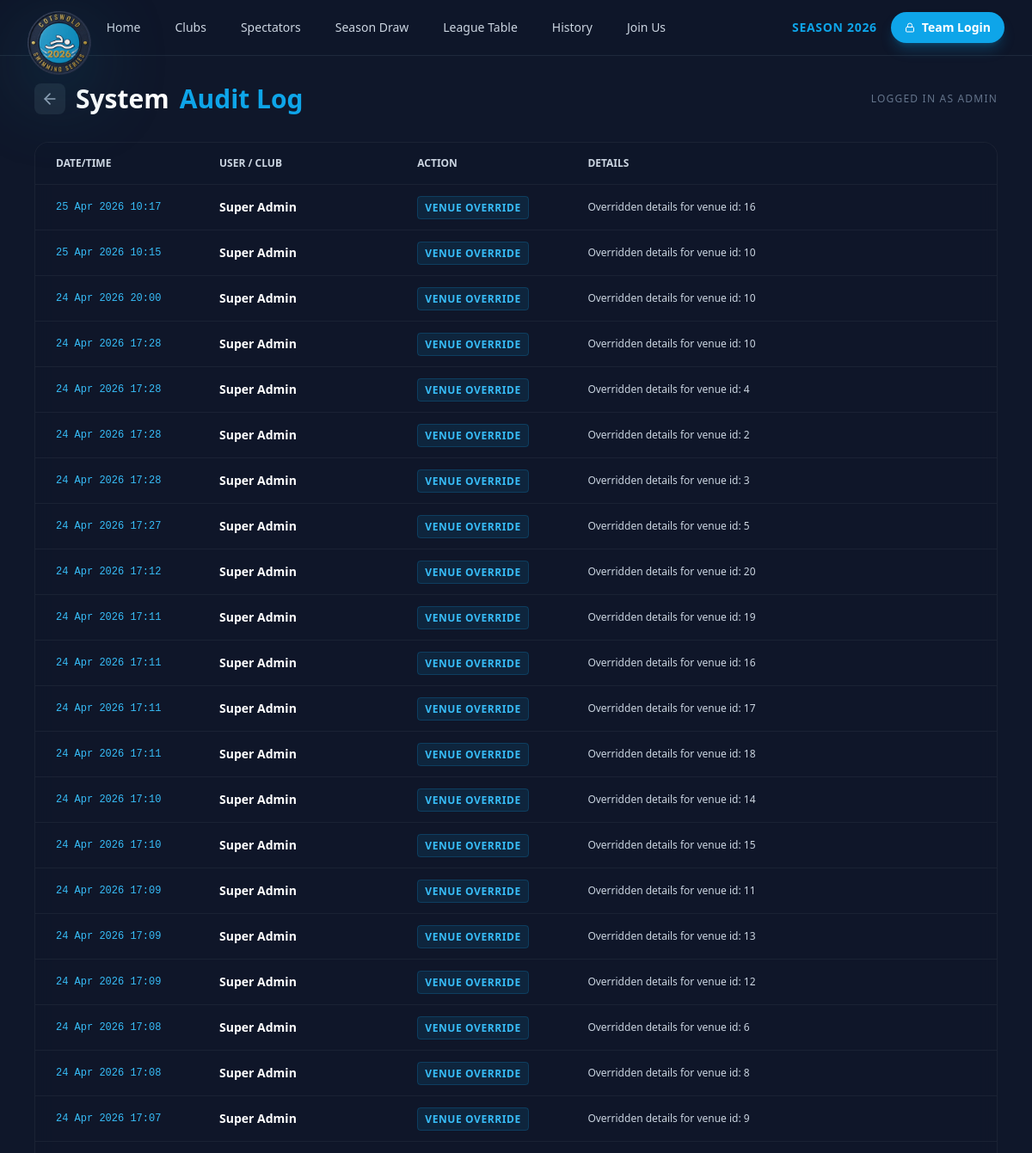
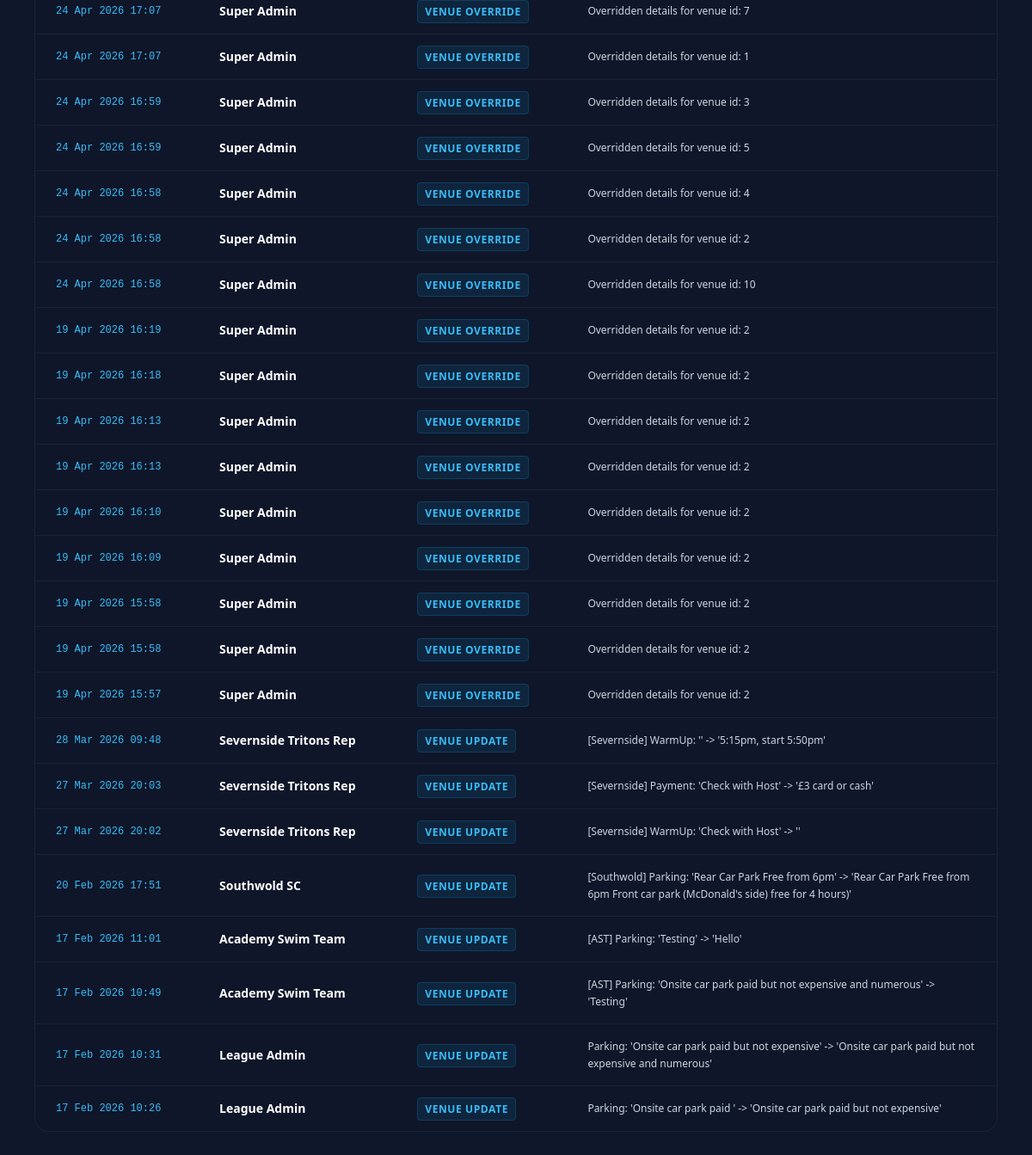
The page /audit_log.php (signed in) on the database its author committed (2 pictures, top to bottom).
### tables this page shows
CREATE TABLE `audit_log` (
  `id` int(11) NOT NULL AUTO_INCREMENT,
  `club_name` varchar(100) NOT NULL,
  `action` varchar(255) NOT NULL,
  `change_details` text NOT NULL,
  `timestamp` datetime DEFAULT current_timestamp(),
  PRIMARY KEY (`id`)
);

### db.php (called while the page is built, shortened)
<?php
function cotswold_config_value(string $key, string $default = ''): string
{
    return $default;
}
$servername = cotswold_config_value('COTSWOLD_DB_HOST', 'localhost');
$username = cotswold_config_value('COTSWOLD_DB_USER', 'root');
$password = cotswold_config_value('COTSWOLD_DB_PASS', '');
$dbname = cotswold_config_value('COTSWOLD_DB_NAME', 'cotswold_league');
try {
    $conn = new mysqli($servername, $username, $password, $dbname);
} catch (mysqli_sql_exception $e) {
    error_log('Database connection failed: ' . $e->getMessage());
    http_response_code(503);
    die('Service temporarily unavailable.');
}
$conn->query("CREATE TABLE IF NOT EXISTS global_settings (
    setting_key VARCHAR(50) PRIMARY KEY,
    setting_value VARCHAR(255) NOT NULL
) ENGINE=InnoDB DEFAULT CHARSET=utf8mb4");
$conn->query("INSERT IGNORE INTO global_settings (setting_key, setting_value) VALUES ('current_season_year', '2026')");
$season_query = $conn->query("SELECT setting_value FROM global_settings WHERE setting_key = 'current_season_year'");
if ($season_query && $row = $season_query->fetch_assoc()) {
    $current_season_year = (int)$row['setting_value'];
} else {
    $current_season_year = 2026;
}
?>

### audit_log.php (the view, shortened to what this page needs)
<?php
include 'db.php';
$logs = [];
$sql = "SELECT * FROM audit_log ORDER BY timestamp DESC";
$result = $conn->query($sql);
if ($result && $result->num_rows > 0) {
    while($row = $result->fetch_assoc()) {
        $logs[] = $row;
    }
}
?>
<!DOCTYPE html>
<html lang="en">
<head>
    <script src="https://cdn.tailwindcss.com"></script>
</head>
<body class="text-white font-sans min-h-screen flex flex-col">
    <?php include 'nav.php'; ?>
    <div class="max-w-6xl mx-auto w-full px-4 py-8 flex-grow">
        <div class="flex items-center justify-between mb-8">
            <h1 class="text-3xl font-bold flex items-center gap-3">
                <a href="admin.php" class="p-2 bg-slate-800 rounded-lg hover:bg-slate-700 transition-colors">
                    <i data-lucide="arrow-left" class="w-5 h-5 text-slate-400"></i>
                </a>
                System <span class="text-sky-500">Audit Log</span>
            </h1>
            <div class="text-end">
                 <p class="text-xs text-slate-500 uppercase tracking-widest">Logged in as Admin</p>
            </div>
        </div>
        <div class="glass-panel rounded-2xl overflow-hidden border border-white/5">
            <div class="overflow-x-auto">
                <table class="w-full text-left text-sm text-slate-400">
                    <thead class="bg-slate-900/50 text-xs uppercase text-slate-300 font-bold border-b border-white/5">
                        <tr>
                            <th class="px-6 py-4">Date/Time</th>
                            <th class="px-6 py-4">User / Club</th>
                            <th class="px-6 py-4">Action</th>
                            <th class="px-6 py-4">Details</th>
                        </tr>
                    </thead>
                    <tbody class="divide-y divide-white/5">
                        <?php if (empty($logs)): ?>
                            <tr>
                                <td colspan="4" class="px-6 py-8 text-center text-slate-500">No activity recorded yet.</td>
                            </tr>
                        <?php else: ?>
                            <?php foreach ($logs as $log): ?>
                                <tr class="hover:bg-white/5 transition-colors">
                                    <td class="px-6 py-4 whitespace-nowrap font-mono text-xs text-sky-400">
                                        <?php echo date('d M Y H:i', strtotime($log['timestamp'])); ?>
                                    </td>
                                    <td class="px-6 py-4 font-bold text-white">
                                        <?php echo htmlspecialchars($log['club_name']); ?>
                                    </td>
                                    <td class="px-6 py-4">
                                        <span class="bg-sky-500/10 text-sky-400 px-2 py-1 rounded text-xs font-bold uppercase tracking-wider border border-sky-500/20">
                                            <?php echo htmlspecialchars($log['action']); ?>
                                        </span>
                                    </td>
                                    <td class="px-6 py-4 text-slate-300 text-xs leading-relaxed max-w-md">
                                        <?php echo htmlspecialchars($log['change_details']); ?>
                                    </td>
                                </tr>
                            <?php endforeach; ?>
                        <?php endif; ?>
                    </tbody>
                </table>
            </div>
        </div>
    </div>
</body>
</html>

### nav.php (shortened to what this page needs)
<?php
$currentScript = basename($_SERVER['SCRIPT_NAME'] ?? '');
$enableLogoFlair = $currentScript !== 'index.php';
$navSeasonYear = isset($current_season_year) ? (int)$current_season_year : 2026;
?>
<nav class="border-b border-slate-800 bg-slate-900/95 backdrop-blur-md sticky top-0 z-50 print:hidden">
    <div class="max-w-7xl mx-auto px-4 sm:px-6 lg:px-8">
        <div class="flex items-center justify-between h-16">
            <div class="flex items-center">
                <a href="index" class="league-logo-link<?php echo $enableLogoFlair ? ' league-logo-fx' : ''; ?>">
                    <img class="h-10 w-auto league-logo-img" src="images/league-logo.svg" alt="Cotswold League">
                </a>
                <div class="hidden md:block">
                    <div class="ml-10 flex items-baseline space-x-4">
                        <a href="index"
                            class="text-slate-300 hover:text-white px-3 py-2 rounded-md text-sm font-medium transition-colors">Home</a>
                        <a href="clubs"
                            class="text-slate-300 hover:text-white px-3 py-2 rounded-md text-sm font-medium transition-colors">Clubs</a>
                        <a href="spectators"
                            class="text-slate-300 hover:text-white px-3 py-2 rounded-md text-sm font-medium transition-colors">Spectators</a>
                        <a href="season-draw"
                            class="text-slate-300 hover:text-white px-3 py-2 rounded-md text-sm font-medium transition-colors">Season Draw</a>
                        <a href="table"
                            class="text-slate-300 hover:text-white px-3 py-2 rounded-md text-sm font-medium transition-colors">League
                            Table</a>
                        <a href="history"
                            class="text-slate-300 hover:text-white px-3 py-2 rounded-md text-sm font-medium transition-colors">History</a>
                        <a href="join"
                            class="text-slate-300 hover:text-white px-3 py-2 rounded-md text-sm font-medium transition-colors">Join
                            Us</a>
                    </div>
                </div>
            </div>
            <div class="flex items-center gap-4">
                <div class="hidden sm:block text-sky-500 font-bold text-sm tracking-wider uppercase">Season <?php echo $navSeasonYear; ?></div>
                <a href="admin"
                    class="hidden md:inline-flex items-center gap-2 rounded-full bg-sky-500 px-4 py-2 text-sm font-semibold text-white shadow-lg shadow-sky-500/25 transition-all hover:bg-sky-400 hover:shadow-sky-400/30 hover:-translate-y-0.5 focus:outline-none focus:ring-2 focus:ring-sky-300 focus:ring-offset-2 focus:ring-offset-slate-900">
                    <i data-lucide="lock" class="w-3 h-3"></i> Team Login
                </a>
            </div>
        </div>
    </div>
</nav>

### audit_log.php (style rules this page uses)
body { background-color: #0f172a; }
.glass-panel { background: rgba(15, 23, 42, 0.8); -webkit-backdrop-filter: blur(12px); backdrop-filter: blur(12px); border: 1px solid rgba(255, 255, 255, 0.05); }

### nav.php (style rules this page uses)
.league-logo-link { display: inline-flex; align-items: center; }
.league-logo-fx .league-logo-img { transform-origin: left center; transition: transform 550ms cubic-bezier(0.22, 1, 0.36, 1), filter 350ms ease; will-change: transform, filter; }
.league-logo-fx:not(.is-compact) .league-logo-img { transform: translateY(18px) scale(1.85); filter: drop-shadow(0 12px 24px rgba(14, 116, 144, 0.35)); }

### rows shown on the page
audit_log: timestamp "25 Apr 2026 10:17", club_name "Super Admin", action "VENUE OVERRIDE", change_details "Overridden details for venue id: 16"
audit_log: timestamp "25 Apr 2026 10:15", club_name "Super Admin", action "VENUE OVERRIDE", change_details "Overridden details for venue id: 10"
audit_log: timestamp "24 Apr 2026 20:00", club_name "Super Admin", action "VENUE OVERRIDE", change_details "Overridden details for venue id: 10"
audit_log: timestamp "24 Apr 2026 17:28", club_name "Super Admin", action "VENUE OVERRIDE", change_details "Overridden details for venue id: 10"
audit_log: timestamp "24 Apr 2026 17:28", club_name "Super Admin", action "VENUE OVERRIDE", change_details "Overridden details for venue id: 4"
audit_log: timestamp "24 Apr 2026 17:28", club_name "Super Admin", action "VENUE OVERRIDE", change_details "Overridden details for venue id: 2"
audit_log: timestamp "24 Apr 2026 17:28", club_name "Super Admin", action "VENUE OVERRIDE", change_details "Overridden details for venue id: 3"
audit_log: timestamp "24 Apr 2026 17:27", club_name "Super Admin", action "VENUE OVERRIDE", change_details "Overridden details for venue id: 5"
audit_log: timestamp "24 Apr 2026 17:12", club_name "Super Admin", action "VENUE OVERRIDE", change_details "Overridden details for venue id: 20"
audit_log: timestamp "24 Apr 2026 17:11", club_name "Super Admin", action "VENUE OVERRIDE", change_details "Overridden details for venue id: 19"
audit_log: timestamp "24 Apr 2026 17:11", club_name "Super Admin", action "VENUE OVERRIDE", change_details "Overridden details for venue id: 16"
audit_log: timestamp "24 Apr 2026 17:11", club_name "Super Admin", action "VENUE OVERRIDE", change_details "Overridden details for venue id: 17"
audit_log: timestamp "24 Apr 2026 17:11", club_name "Super Admin", action "VENUE OVERRIDE", change_details "Overridden details for venue id: 18"
audit_log: timestamp "24 Apr 2026 17:10", club_name "Super Admin", action "VENUE OVERRIDE", change_details "Overridden details for venue id: 14"
audit_log: timestamp "24 Apr 2026 17:10", club_name "Super Admin", action "VENUE OVERRIDE", change_details "Overridden details for venue id: 15"
audit_log: timestamp "24 Apr 2026 17:09", club_name "Super Admin", action "VENUE OVERRIDE", change_details "Overridden details for venue id: 11"
audit_log: timestamp "24 Apr 2026 17:09", club_name "Super Admin", action "VENUE OVERRIDE", change_details "Overridden details for venue id: 13"
audit_log: timestamp "24 Apr 2026 17:09", club_name "Super Admin", action "VENUE OVERRIDE", change_details "Overridden details for venue id: 12"
audit_log: timestamp "24 Apr 2026 17:08", club_name "Super Admin", action "VENUE OVERRIDE", change_details "Overridden details for venue id: 6"
audit_log: timestamp "24 Apr 2026 17:08", club_name "Super Admin", action "VENUE OVERRIDE", change_details "Overridden details for venue id: 8"
audit_log: timestamp "24 Apr 2026 17:07", club_name "Super Admin", action "VENUE OVERRIDE", change_details "Overridden details for venue id: 9"
audit_log: timestamp "24 Apr 2026 17:07", club_name "Super Admin", action "VENUE OVERRIDE", change_details "Overridden details for venue id: 7"
audit_log: timestamp "24 Apr 2026 17:07", club_name "Super Admin", action "VENUE OVERRIDE", change_details "Overridden details for venue id: 1"
audit_log: timestamp "24 Apr 2026 16:59", club_name "Super Admin", action "VENUE OVERRIDE", change_details "Overridden details for venue id: 3"
audit_log: timestamp "24 Apr 2026 16:59", club_name "Super Admin", action "VENUE OVERRIDE", change_details "Overridden details for venue id: 5"
audit_log: timestamp "24 Apr 2026 16:58", club_name "Super Admin", action "VENUE OVERRIDE", change_details "Overridden details for venue id: 4"
audit_log: timestamp "24 Apr 2026 16:58", club_name "Super Admin", action "VENUE OVERRIDE", change_details "Overridden details for venue id: 2"
audit_log: timestamp "24 Apr 2026 16:58", club_name "Super Admin", action "VENUE OVERRIDE", change_details "Overridden details for venue id: 10"
audit_log: timestamp "19 Apr 2026 16:19", club_name "Super Admin", action "VENUE OVERRIDE", change_details "Overridden details for venue id: 2"
audit_log: timestamp "19 Apr 2026 16:18", club_name "Super Admin", action "VENUE OVERRIDE", change_details "Overridden details for venue id: 2"
audit_log: timestamp "19 Apr 2026 16:13", club_name "Super Admin", action "VENUE OVERRIDE", change_details "Overridden details for venue id: 2"
audit_log: timestamp "19 Apr 2026 16:13", club_name "Super Admin", action "VENUE OVERRIDE", change_details "Overridden details for venue id: 2"
audit_log: timestamp "19 Apr 2026 16:10", club_name "Super Admin", action "VENUE OVERRIDE", change_details "Overridden details for venue id: 2"
audit_log: timestamp "19 Apr 2026 16:09", club_name "Super Admin", action "VENUE OVERRIDE", change_details "Overridden details for venue id: 2"
audit_log: timestamp "19 Apr 2026 15:58", club_name "Super Admin", action "VENUE OVERRIDE", change_details "Overridden details for venue id: 2"
audit_log: timestamp "19 Apr 2026 15:58", club_name "Super Admin", action "VENUE OVERRIDE", change_details "Overridden details for venue id: 2"
audit_log: timestamp "19 Apr 2026 15:57", club_name "Super Admin", action "VENUE OVERRIDE", change_details "Overridden details for venue id: 2"
audit_log: timestamp "28 Mar 2026 09:48", club_name "Severnside Tritons Rep", action "VENUE UPDATE", change_details "[Severnside] WarmUp: '' -> '5:15pm, start 5:50pm'"
audit_log: timestamp "27 Mar 2026 20:03", club_name "Severnside Tritons Rep", action "VENUE UPDATE", change_details "[Severnside] Payment: 'Check with Host' -> '£3 card or cash'"
audit_log: timestamp "27 Mar 2026 20:02", club_name "Severnside Tritons Rep", action "VENUE UPDATE", change_details "[Severnside] WarmUp: 'Check with Host' -> ''"
audit_log: timestamp "20 Feb 2026 17:51", club_name "Southwold SC", action "VENUE UPDATE", change_details "[Southwold] Parking: 'Rear Car Park Free from 6pm' -> 'Rear Car Park Free from 6pm Front car park (McDonald's side) free for 4 hours)'"
audit_log: timestamp "17 Feb 2026 11:01", club_name "Academy Swim Team", action "VENUE UPDATE", change_details "[AST] Parking: 'Testing' -> 'Hello'"
audit_log: timestamp "17 Feb 2026 10:49", club_name "Academy Swim Team", action "VENUE UPDATE", change_details "[AST] Parking: 'Onsite car park paid but not expensive and numerous' -> 'Testing'"
audit_log: timestamp "17 Feb 2026 10:31", club_name "League Admin", action "VENUE UPDATE", change_details "Parking: 'Onsite car park paid but not expensive' -> 'Onsite car park paid but not expensive and numerous'"
audit_log: timestamp "17 Feb 2026 10:26", club_name "League Admin", action "VENUE UPDATE", change_details "Parking: 'Onsite car park paid ' -> 'Onsite car park paid but not expensive'"

### other values the page prints
$navSeasonYear "2026"
